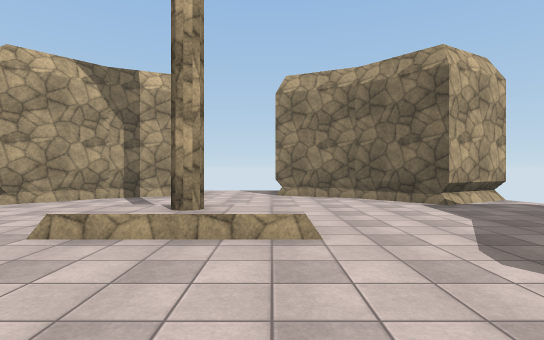
[1] (above)

12 first-person views from a walk through a Unity game level. The camera is 1.4 m above the floor, looks level and sees 80° across. The floor is counted in squares, 2 m on a side. Each view is taken from the middle of a square. On the plan, view 1 faces up. The plan holds only what a view shows up to about 10 squares ahead; the rest is blank. The place goes on beyond the plan. Surface patterns are stand-ins for the level's own textures.

[2]
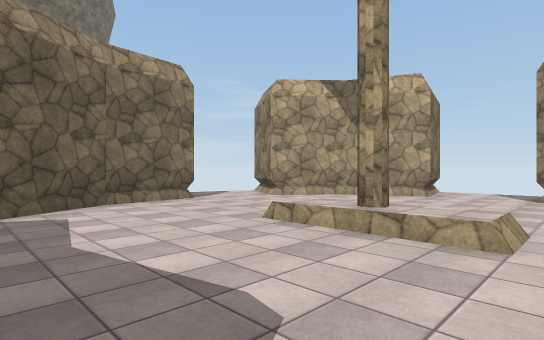

[3]
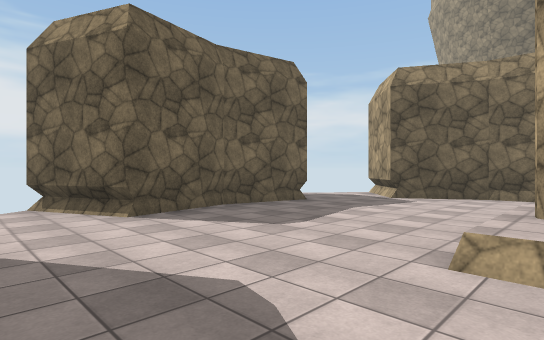

[4]
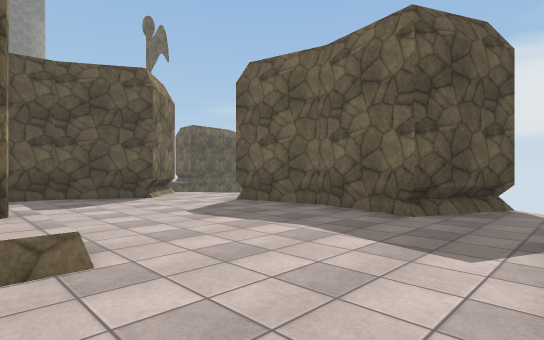

[5]
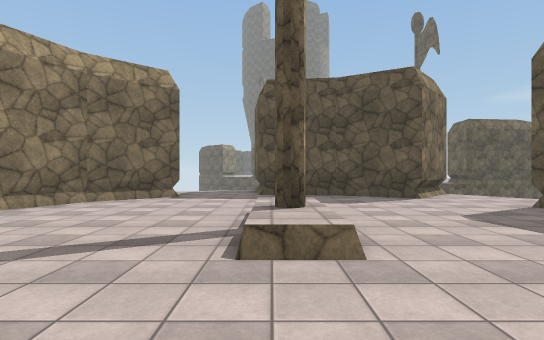

[6]
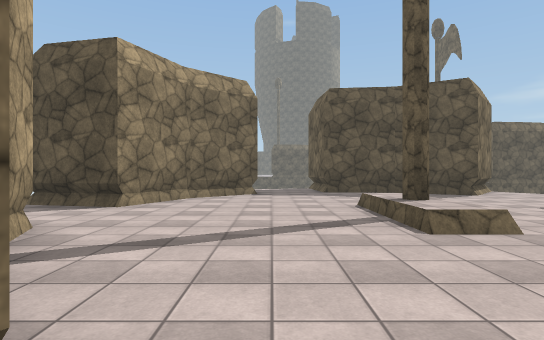

[7]
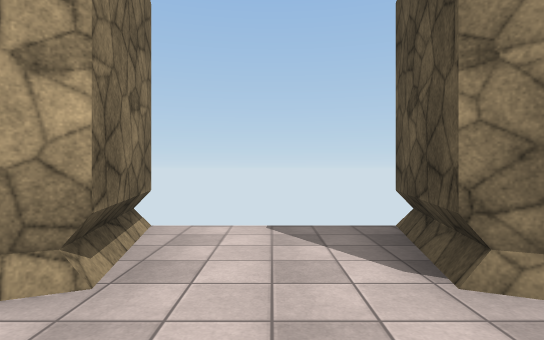

[8]
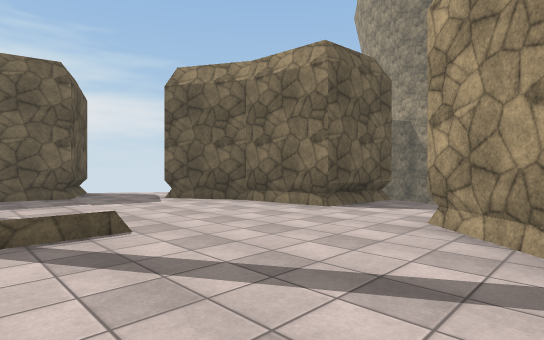

[9]
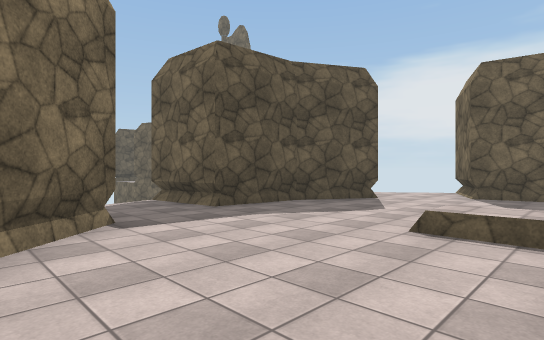

[10]
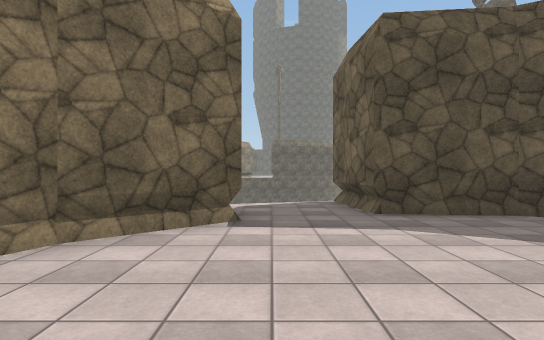

[11]
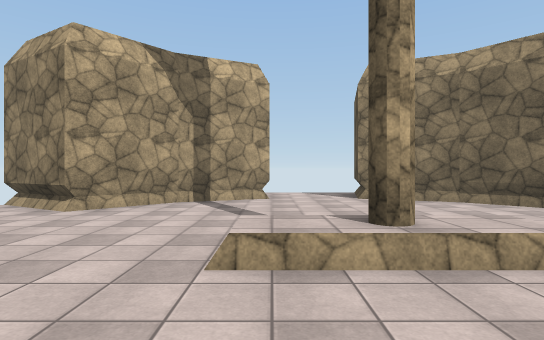

[12]
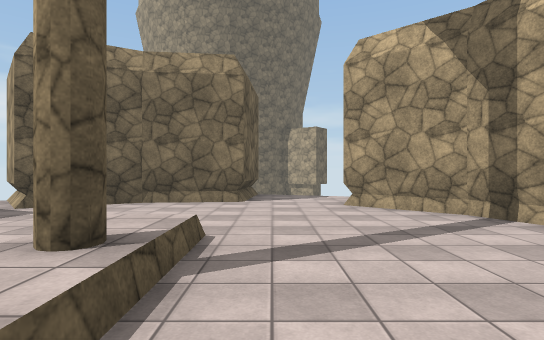

### Floor plan
Points are (right, up) in squares from view 1. A wall is a line through its corners. A room is listed if a view was taken in it or the views show most of it. See-through windows are left out.
Room 1 (views 1, 2, 3, 4, 5, 6, 7, 8, 9, 10, 11, 12)
walls: (-4, -3) (-3.1, -0.9) (-1, -1.4) (1.1, -0.9) (2.1, -3); (4.5, -1.1) (2.9, 0.3) (3.9, 2.2) (4.2, 4.4) (6.4, 4.6); (-8.5, 4.6) (-6.2, 4.4) (-5.9, 2.3) (-4.8, 0.4) (-6.4, -1.1); (5.5, 7.6) (3.5, 6.4) (2.1, 8) (0.1, 8.9) (0.6, 11.1); (-2.5, 11.2) (-2.1, 8.9) (-4, 8) (-5.5, 6.4) (-7.4, 7.6)
low walls: (4.5, 4.2) (6.3, 4.4)
ways out: gap at (-7, -1); gap at (-4, -3); gap at (-3, 11); gap at (2, -3); gap at (5, -1)

Where each view was taken, in squares from view 1:
view 1: 0 up, 0 right, facing up
view 2: 0 up, 1 right, facing up-left
view 3: 4 up, 3 right, facing down-left
view 4: 4 up, 5 left, facing down-right
view 5: 4 up, 5 left, facing right
view 6: 6 up, 6 left, facing right
view 7: 7 up, 1 left, facing up
view 8: 8 up, 1 left, facing down-left
view 9: 8 up, 1 left, facing down-right
view 10: 6 up, 1 left, facing right
view 11: 1 up, 2 left, facing up
view 12: 5 up, 1 right, facing left
